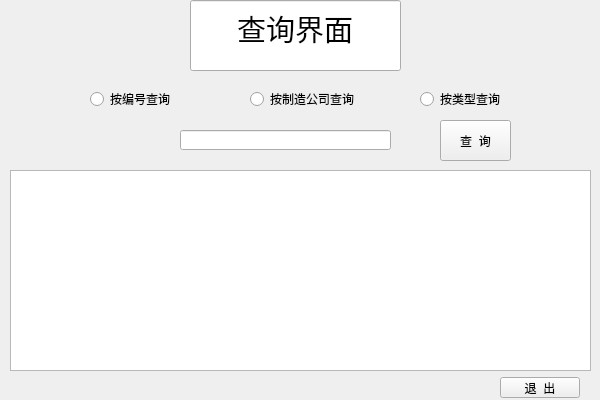
<?xml version="1.0" encoding="UTF-8"?>
<ui version="4.0">
 <class>search</class>
 <widget class="QWidget" name="search">
  <property name="geometry">
   <rect>
    <x>0</x>
    <y>0</y>
    <width>600</width>
    <height>400</height>
   </rect>
  </property>
  <property name="windowTitle">
   <string>Form</string>
  </property>
  <widget class="QPushButton" name="pushButton">
   <property name="geometry">
    <rect>
     <x>440</x>
     <y>120</y>
     <width>71</width>
     <height>41</height>
    </rect>
   </property>
   <property name="text">
    <string>查  询</string>
   </property>
  </widget>
  <widget class="QLineEdit" name="lineEdit">
   <property name="geometry">
    <rect>
     <x>190</x>
     <y>0</y>
     <width>211</width>
     <height>71</height>
    </rect>
   </property>
   <property name="font">
    <font>
     <pointsize>22</pointsize>
    </font>
   </property>
   <property name="text">
    <string>查询界面</string>
   </property>
   <property name="alignment">
    <set>Qt::AlignCenter</set>
   </property>
   <property name="readOnly">
    <bool>true</bool>
   </property>
  </widget>
  <widget class="QLineEdit" name="lineEdit_2">
   <property name="geometry">
    <rect>
     <x>180</x>
     <y>130</y>
     <width>211</width>
     <height>20</height>
    </rect>
   </property>
  </widget>
  <widget class="QRadioButton" name="radioButton">
   <property name="geometry">
    <rect>
     <x>90</x>
     <y>90</y>
     <width>131</width>
     <height>18</height>
    </rect>
   </property>
   <property name="text">
    <string>按编号查询</string>
   </property>
  </widget>
  <widget class="QRadioButton" name="radioButton_2">
   <property name="geometry">
    <rect>
     <x>250</x>
     <y>90</y>
     <width>131</width>
     <height>18</height>
    </rect>
   </property>
   <property name="text">
    <string>按制造公司查询</string>
   </property>
  </widget>
  <widget class="QRadioButton" name="radioButton_3">
   <property name="geometry">
    <rect>
     <x>420</x>
     <y>90</y>
     <width>131</width>
     <height>18</height>
    </rect>
   </property>
   <property name="text">
    <string>按类型查询</string>
   </property>
  </widget>
  <widget class="QListWidget" name="listWidget">
   <property name="geometry">
    <rect>
     <x>10</x>
     <y>170</y>
     <width>581</width>
     <height>201</height>
    </rect>
   </property>
  </widget>
  <widget class="QPushButton" name="pushButton_2">
   <property name="geometry">
    <rect>
     <x>500</x>
     <y>377</y>
     <width>80</width>
     <height>21</height>
    </rect>
   </property>
   <property name="text">
    <string>退  出</string>
   </property>
  </widget>
 </widget>
 <resources/>
 <connections/>
</ui>
